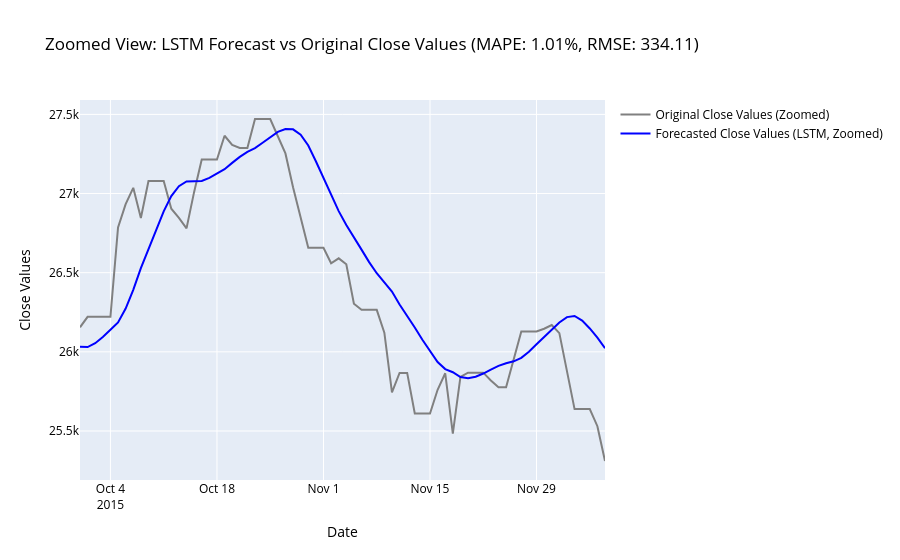

The cell this chart's notebook holds for it:
### Markdown cell above
Graph: Show zoomed-in view starting from predictions

### Code cell
# Second graph: Zoom in on prediction period only
trace_original_zoomed = go.Scatter(
    x=filtered_data['Date'][split_index+seq_length:], 
    y=y_test_actual.flatten(), 
    mode='lines', 
    name='Original Close Values (Zoomed)',
    line=dict(color='grey')
)

trace_lstm_zoomed = go.Scatter(
    x=filtered_data['Date'][split_index+seq_length:], 
    y=predictions.flatten(), 
    mode='lines', 
    name='Forecasted Close Values (LSTM, Zoomed)',
    line=dict(color='blue')
)

# Combine traces for zoomed-in graph
layout_zoomed = go.Layout(
    title=f"Zoomed View: LSTM Forecast vs Original Close Values (MAPE: {mape:.2f}%, RMSE: {rmse_value:.2f})",
    xaxis_title="Date",
    yaxis_title="Close Values",
    font=dict(color="black"),
    xaxis=dict(showgrid=True),
    yaxis=dict(showgrid=True)
)

fig_zoomed = go.Figure(data=[trace_original_zoomed, trace_lstm_zoomed], layout=layout_zoomed)
fig_zoomed.show()
